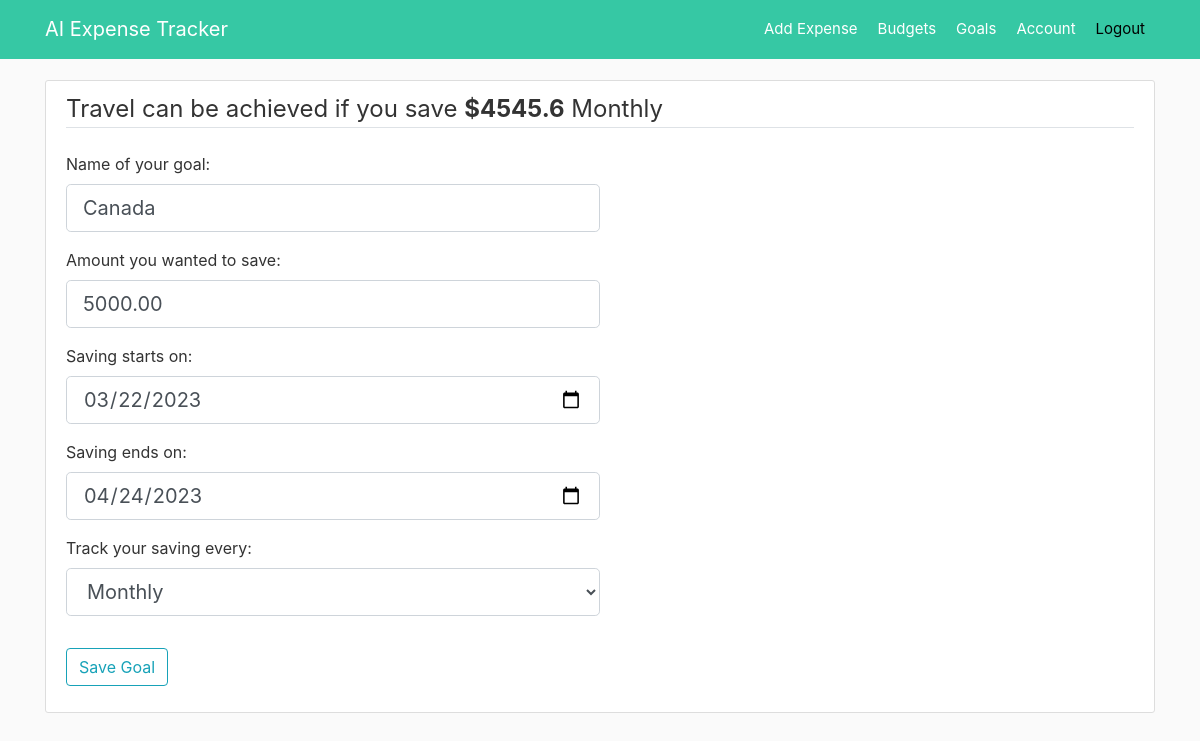
/goal/1/update (signed in), run on an earlier commit of the app's database.
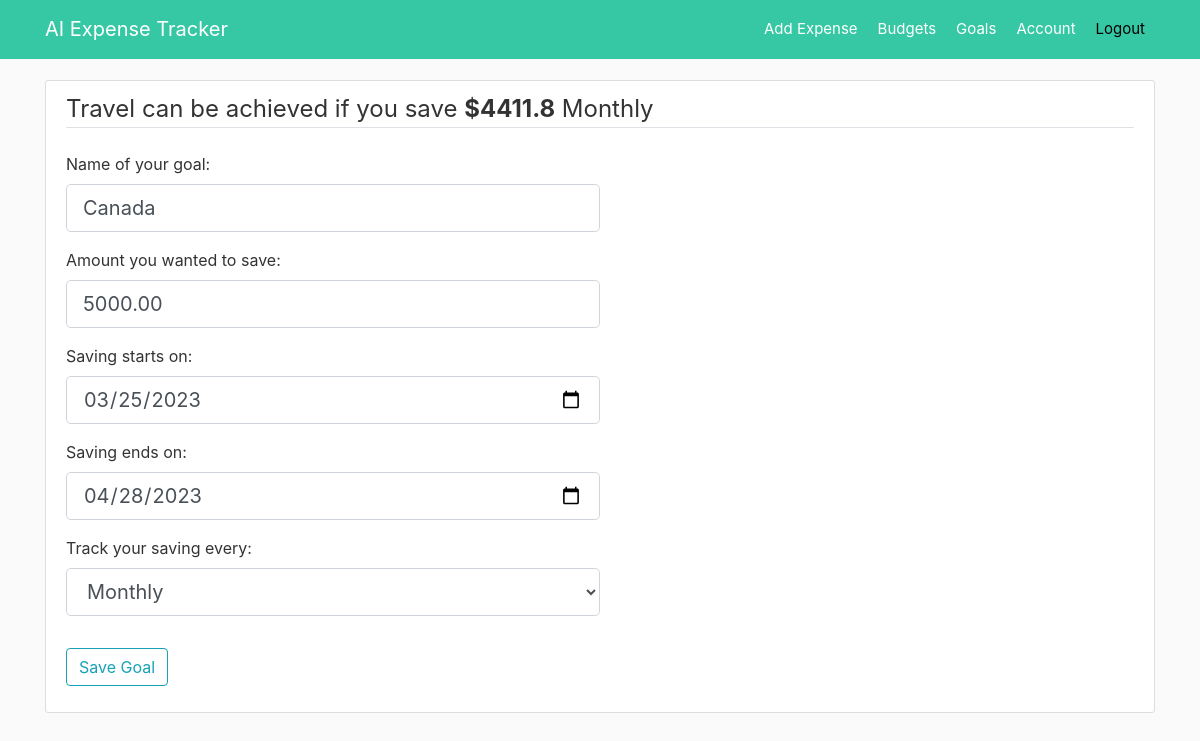
And on a later commit of the database.
### app/models.py (models this page shows, shortened)
class Goal(db.Model):
    id = db.Column(db.Integer, primary_key=True)
    title = db.Column(db.String(100), nullable=False)
    purpose = db.Column(db.String(100), nullable=False)
    amount = db.Column(db.Numeric(precision=8, asdecimal=False,
                                  scale=2), nullable=False)
    date_start = db.Column(db.DateTime, nullable=False,
                           default=datetime.utcnow)
    date_end = db.Column(db.DateTime, nullable=False)
    period = db.Column(db.String(20), nullable=False)
    amount_saving = db.Column(db.Numeric(precision=8, asdecimal=False,
                                         scale=2), nullable=False, default=0.0)
    user_id = db.Column(db.Integer, db.ForeignKey('user.id'), nullable=False)
    date_posted = db.Column(db.DateTime, nullable=False)

### app/goals/routes.py (the view)
@goals.route("/goal/<int:goal_id>/update", methods=['GET', 'POST'])
@login_required
def goal_update(goal_id):
    goal = Goal.query.get_or_404(goal_id)
    form = GoalUpdateForm()
    if form.validate_on_submit():
        dur = duration(form.date_start.data, form.date_end.data)
        if dur > 30:
            goal.title = form.title.data
            goal.amount = form.amount.data
            goal.date_start = form.date_start.data
            goal.date_end = form.date_end.data
            goal.period = form.period.data
            db.session.commit()
            flash('Your goal has been saved!', 'success')
            return redirect(url_for('goals.list_goal'))
        else:
            flash(
                'Please select the number of saving dates greater than 30 days!', 'danger')
    elif request.method == 'GET':
        form.title.data = goal.title
        form.amount.data = goal.amount
        form.date_start.data = goal.date_start
        form.date_end.data = goal.date_end
        form.period.data = goal.period
    durr = duration(goal.date_start, goal.date_end)
    saving_regular = calSavingPeriod(durr, goal.amount, goal.period)
    return render_template('goal_update.html', title=goal.purpose,
                           form=form, legend=goal.purpose, saving_regular=saving_regular, period=goal.period)

### app/goals/forms.py (shortened to what this page needs)
class GoalUpdateForm(FlaskForm):
    title = StringField('Name of your goal:', validators=[DataRequired()])
    amount = DecimalField('Amount you wanted to save:', places=2,
                          validators=[DataRequired()])
    date_start = DateField('Saving starts on:',
                           validators=[DataRequired()])
    date_end = DateField('Saving ends on:',
                         validators=[DataRequired()])
    period = SelectField('Track your saving every:', choices=["Daily", "Weekly", "Bi-Weekly", "Monthly"],
                         validators=[DataRequired()])
    submit = SubmitField('Save Goal')

### app/goals/utils.py (called while the page is built)
def calSavingPeriod(duration, amount, period):
    money = round(amount / duration, 2)
    if period == "Daily":
        return money
    elif period == "Weekly":
        days = 7
        return money * days
    elif period == "Bi-Weekly":
        days = 14
        return money * days
    else:
        days = 30
        return money * days

def duration(date_start, date_end):
    return (date_end - date_start).days

### app/models.py (called while the page is built)
@login_manager.user_loader
def load_user(user_id):
    return User.query.get(int(user_id))

### app/templates/goal_update.html (shortened to what this page needs)
{% extends "layout.html" %}
{% block content %}
<div class="content-section">
    <form method="POST" action="">
        <fieldset class="form-group">
            <legend class="border-bottom mb-4">{{ legend }} can be achieved if you save <b>${{ saving_regular }}</b> {{ period }}</legend>
            <div class="form-group">
                {{ form.title.label(class="form-control-label") }}
                {% if form.title.errors %}
                    <div class="invalid-feedback">
                        {% for error in form.title.errors %}
                            <span style="color:red">{{ error }}</span>
                        {% endfor %}
                    </div>
                {% else %}
                    {{ form.title(class="form-control form-control-lg col-6") }}
                {% endif %}
            </div>
            <div class="form-group">
                {{ form.amount.label }}
                {% if form.amount.errors %}
                    {{ form.amount(class="form-control form-control-lg col-6 is-invalid") }}
                    <div class="invalid-feedback">
                        {% for error in form.amount.errors %}
                            <span style="color:red">{{ error }}</span>
                        {% endfor %}
                    </div>
                {% else %}
                    {{ form.amount(class="form-control form-control-lg col-6", placeholder="$") }}
                {% endif %}
            </div>
            <div class="form-group">
                {{ form.date_start.label }}
                {% if form.date_start.errors %}
                    {{ form.date_start(class="datepicker form-control form-control-lg col-6 is-invalid") }}
                    <div class="invalid-feedback">
                        {% for error in form.date_start.errors %}
                            <span style="color:red">{{ error }}</span>
                        {% endfor %}
                    </div>
                {% else %}
                    {{ form.date_start(class="datepicker form-control form-control-lg col-6") }}
                {% endif %}
            </div>
            <div class="form-group">
                {{ form.date_end.label }}
                {% if form.date_end.errors %}
                    {{ form.date_end(class="datepicker form-control form-control-lg col-6 is-invalid") }}
                    <div class="invalid-feedback">
                        {% for error in form.date_end.errors %}
                            <span style="color:red">{{ error }}</span>
                        {% endfor %}
                    </div>
                {% else %}
                    {{ form.date_end(class="datepicker form-control form-control-lg col-6") }}
                {% endif %}
            </div>
            <div class="form-group">
                {{ form.period.label(class="form-control-label") }}
                {% if form.period.errors %}
                    <div class="invalid-feedback">
                        {% for error in form.period.errors %}
                            <span style="color:red">{{ error }}</span>
                        {% endfor %}
                    </div>
                {% else %}
                    {{ form.period(class="form-control form-control-lg col-6") }}
                {% endif %}
            </div>
        </fieldset>
        <div class="form-group">
            {{ form.submit(class="btn btn-outline-info") }}
        </div>
    </form>
</div>
{% endblock content %}

What changed in the data, as far as the page shows it:
changed Goal "Travel": date_start "03/22/2023" → "03/25/2023"; date_end "04/24/2023" → "04/28/2023"
Also different on the page:
{{ saving_regular }}: "4545.6" → "4411.8"
